Frame 1 (no input): blank canvas, image omitted
Frame 60 (no input): blank canvas, image omitted
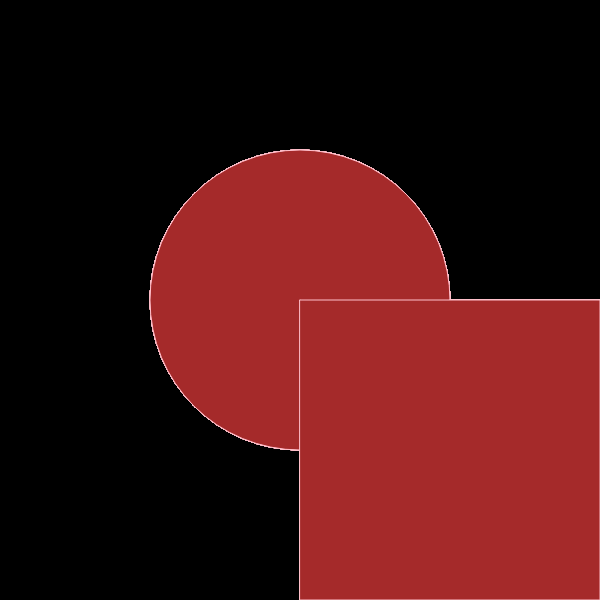
Frame 120 (the mouse pressed at the canvas centre since frame 60)

The p5.js sketch whose frames 1 and 60 were blank and that drew this single picture after the mouse press (run headless with seeded random() and noise() and a simulated clock; from frame 60 on, the mouse is pressed at the canvas centre):

// p5.js sketch
// ── sketch.js

function setup() {
  createCanvas(600, 600);
   background("black");
}


function draw() {
  
  stroke("pink");
  fill ("brown");
 
  
  // console.log(mouseIsPressed);
  
  if (mouseIsPressed){
    circle(mouseX, mouseY,mouseY, mouseX);
        point(mouseY, mouseX, 20, 35);
          rect(mouseX, mouseY,mouseY, mouseX)

  }console.log(mouseIsPressed)
}
